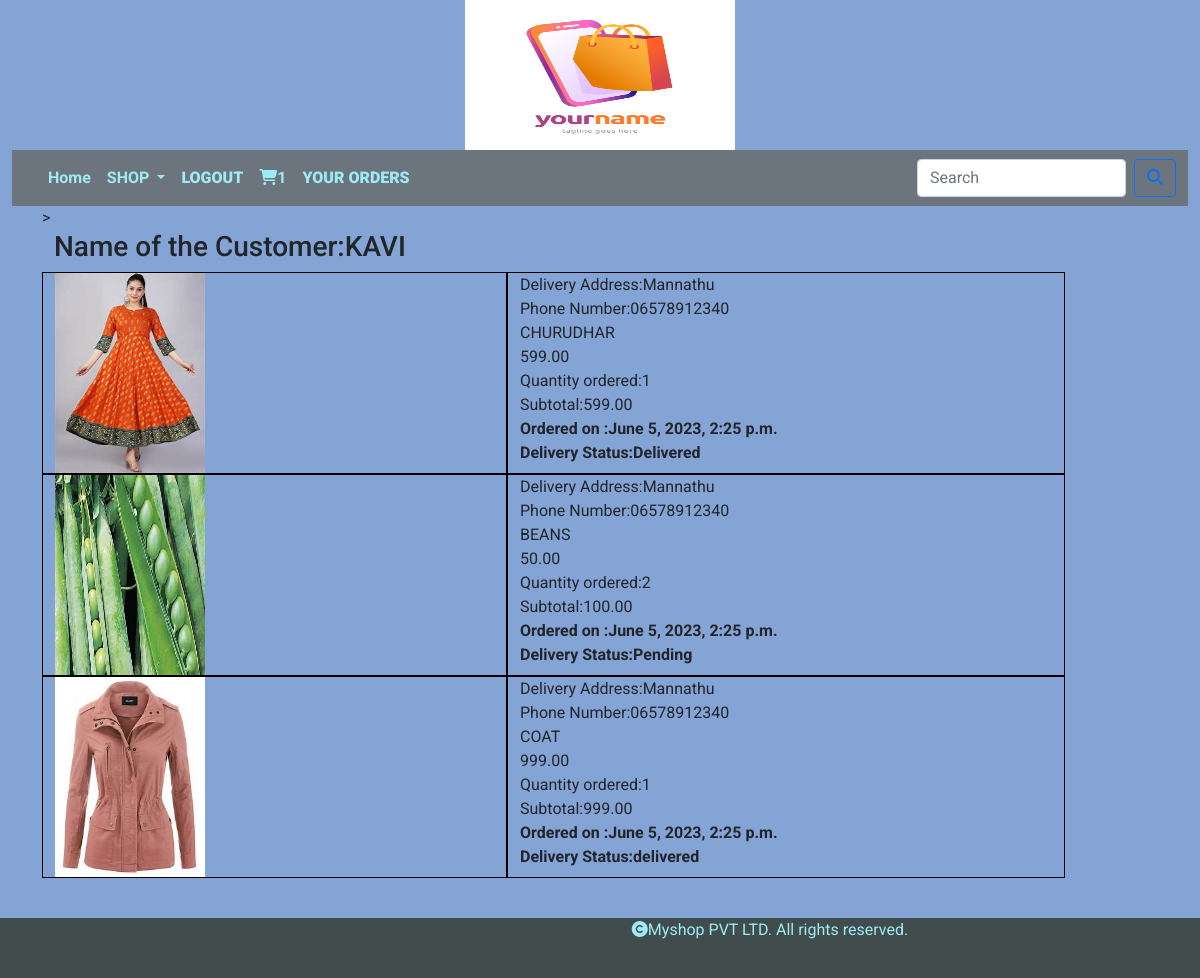
The app's page /cart/ORDEVIEW/ (signed in) with its own data.
### CART/models.py (models this page shows, shortened)
class Order(models.Model):
    user=models.ForeignKey(User,on_delete=models.CASCADE)
    products=models.ForeignKey(Product,on_delete=models.CASCADE)
    address=models.TextField()
    phone=models.CharField(max_length=100)
    order_status=models.CharField(max_length=30,default="Pending")
    delivery_status=models.CharField(max_length=30,default="Pending")
    noofitems=models.IntegerField()
    date_added=models.DateTimeField(auto_now_add=True)
    def subtotal(self):
        return self.noofitems*self.products.price

### SHOP/models.py (models this page shows, shortened)
class Product(models.Model):
    name=models.CharField(max_length=250,unique=True)
    slug=models.SlugField(max_length=250,unique=True)
    description=models.TextField(blank=True)
    price=models.DecimalField(max_digits=10,decimal_places=2)
    category=models.ForeignKey(Category,on_delete=models.CASCADE)
    image=models.ImageField(upload_to="IMAGES/Products",null=True,blank=True)
    stock=models.IntegerField()
    available=models.BooleanField(default=True)
    created=models.DateTimeField(auto_now_add=True)
    update=models.DateTimeField(auto_now=True)

### CART/views.py (the view)
# urls.py: path('ORDEVIEW/', views.orderview, name="orderview"),
@login_required
def orderview(request):
    user=request.user
    o=Order.objects.filter(user=user,order_status="Paid")
    return render(request,'Orderview.html',{'o':o,'name':user.username})

### CART/context_processors.py (called while the page is built)
def counter(request):
    item_count=0
    if request.user.is_authenticated:
        user=request.user
        try:
            CART=Cart.objects.filter(user=user)
            for i in CART:
                item_count+=i.quantity
        except Cart.DoesNotExist:
            item_count=0
    return {'item_count':item_count}

### SHOP/context_processors.py (called while the page is built)
def menu_links(request):
    links = Category.objects.all()
    return {'links': links}

### Templates/Orderview.html
{% extends 'Base.html' %}
{% load static %}
{% block content %}
<div class="container" style="margin-bottom:100px;">>
<div class="row mx-auto">
       <h3> Name of the Customer:{{name}}</h3>
    {% for p in o %}
       <div class="col-sm-5" style="border:1px solid black;">
          <img src="{{p.products.image.url}}" height="200px" width="150px" alt="{p.products.image.url">
       </div>
    <div class="col-sm-6" style="border:1px solid black;">
            Delivery Address:{{p.address}}<br>
             Phone Number:{{p.phone}}<br>
            {{p.products.name}}<br>
           {{p.products.price}}<br>
            Quantity ordered:{{p.noofitems}}<br>
            Subtotal:{{p.subtotal}}<br>
           <strong>Ordered on :{{p.date_added}}<br></strong>
        <strong>Delivery Status:{{p.delivery_status}}</strong>
    </div>
        {% endfor %}
</div>
    </div>
{% endblock %}

### Templates/Base.html (shortened to what this page needs)
<!DOCTYPE html>
{% load static %}
<html lang="en">
<head>
      <link href="https://cdn.jsdelivr.net/npm/bootstrap@5.0.2/dist/css/bootstrap.min.css" rel="stylesheet">
    <link rel="stylesheet" href="{% static 'CSS/custom.css' %}">
    <link rel="stylesheet" href="https://cdnjs.cloudflare.com/ajax/libs/font-awesome/6.4.0/css/all.min.css">
</head>
<body>
<div class="container-fluid">
  <header>
  <center> <img src="{% static 'IMAGES/LOGO.jpg' %}" height="150px" width="270px"></center>
    <nav class="navbar navbar-expand-lg navbar-light bg-secondary">
  <div class="container-fluid">
    <div class="collapse navbar-collapse" id="navbarSupportedContent">
      <ul class="navbar-nav me-auto mb-2 mb-lg-0">
        <li class="nav-item">
          <a class="nav-link " aria-current="page" href="{% url 'SHOP:allProdCat' %} ">Home</a>
        <li class="nav-item dropdown">
          <a class="nav-link dropdown-toggle" href="#" id="navbarDropdown" role="button" data-bs-toggle="dropdown" aria-expanded="false">
            SHOP
          </a>
            </li>
  {% if user.is_authenticated %}
          <li class="nav-item">
          <a class="nav-link " href="{% url 'SHOP:user_logout' %}"><b>LOGOUT</b></a>
        </li>
           <li class="nav-item">
          <a class="nav-link " href="{% url 'CART:cart_view' %}"><i class="fa fa-shopping-cart" aria-hidden="true"></i>{{item_count}}</a>
        </li>
            <li class="nav-item">
          <a class="nav-link " href="{% url 'CART:orderview' %}"><b>YOUR ORDERS</b></a>
        </li>
   {% endif %}
      </ul>
      <form class="d-flex" action="{% url 'SEARCH:searchresult' %}" method="POST">
        <input class="form-control me-2" type="search" name="q" placeholder="Search" aria-label="Search">
        <button class="btn btn-outline-primary" type="submit"><i class="fa-solid fa-magnifying-glass"></i></button>
      </form>
    </div>
  </div>
</nav>
</header>
  </div>
  {% block content %}
  {% endblock %}
<footer>
    <div class="footer">
  <p><i class="fa-sharp fa-solid fa-copyright"></i>Myshop PVT LTD. All rights reserved.</p>
    </div>
  </footer>
</body>
</html>

### static/CSS/custom.css (style rules this page uses)
body { font-family: 'Roboto', sans-serif; background-color:#85a4d6; }
.navbar-light .navbar-nav .nav-link, .navbar-light, .navbar-light.navbar-brand { color:#9febf5; font-weight:bold; }
.footer { position:fixed; left:0; bottom:0; width:1540px; height:60px; text-align:center; background-color:#414c4c; color:#9febf5; }

### records on screen
Order: products.image (picture), address "Mannathu", phone "06578912340", products.name "CHURUDHAR", products.price "599.00", noofitems "1", subtotal "599.00", date_added "June 5, 2023, 2:25 p.m.", delivery_status "Delivered"
Order: products.image (picture), address "Mannathu", phone "06578912340", products.name "BEANS", products.price "50.00", noofitems "2", subtotal "100.00", date_added "June 5, 2023, 2:25 p.m.", delivery_status "Pending"
Order: products.image (picture), address "Mannathu", phone "06578912340", products.name "COAT", products.price "999.00", noofitems "1", subtotal "999.00", date_added "June 5, 2023, 2:25 p.m.", delivery_status "delivered"

### other values on screen
{{ item_count }} "1"
{{ name }} "KAVI"
